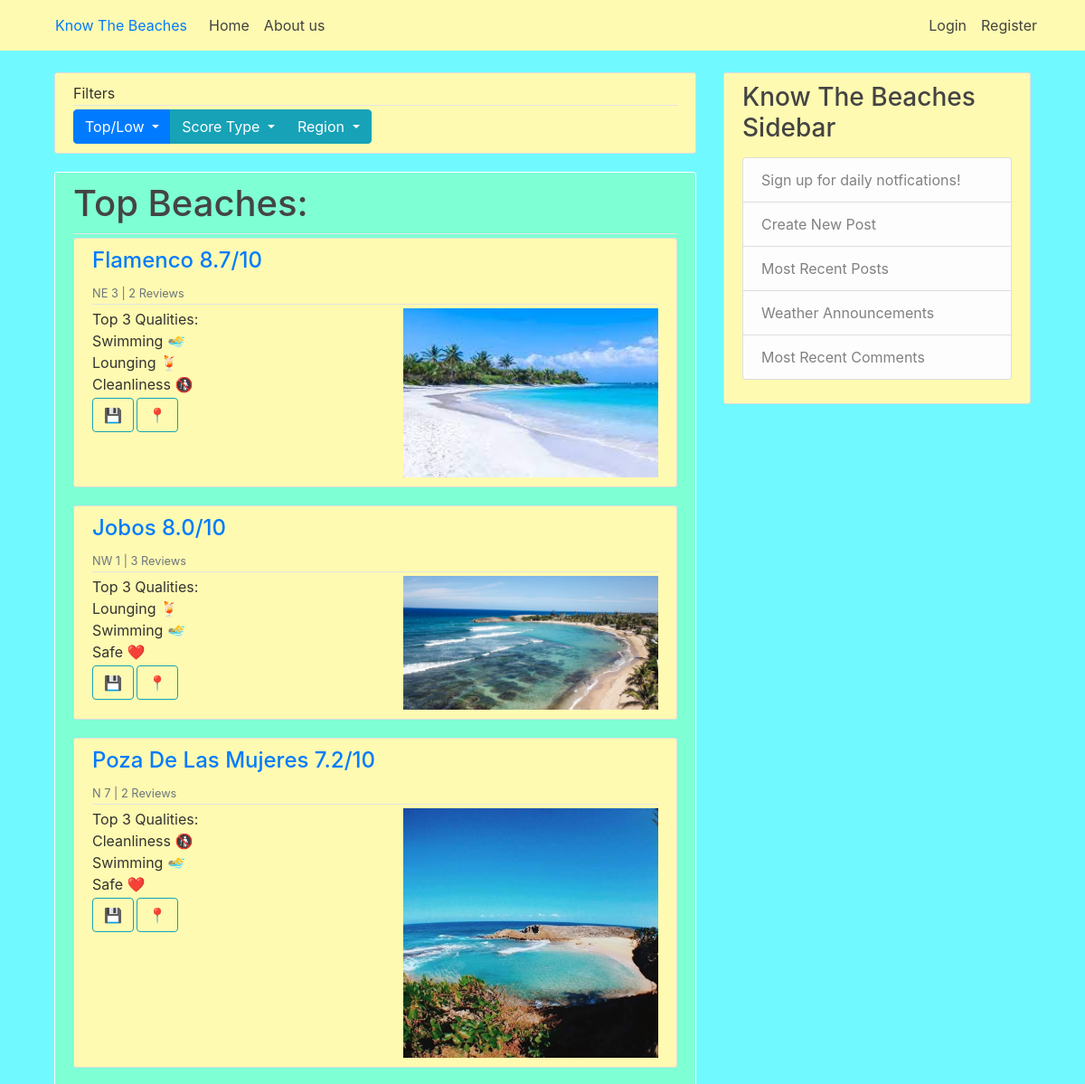
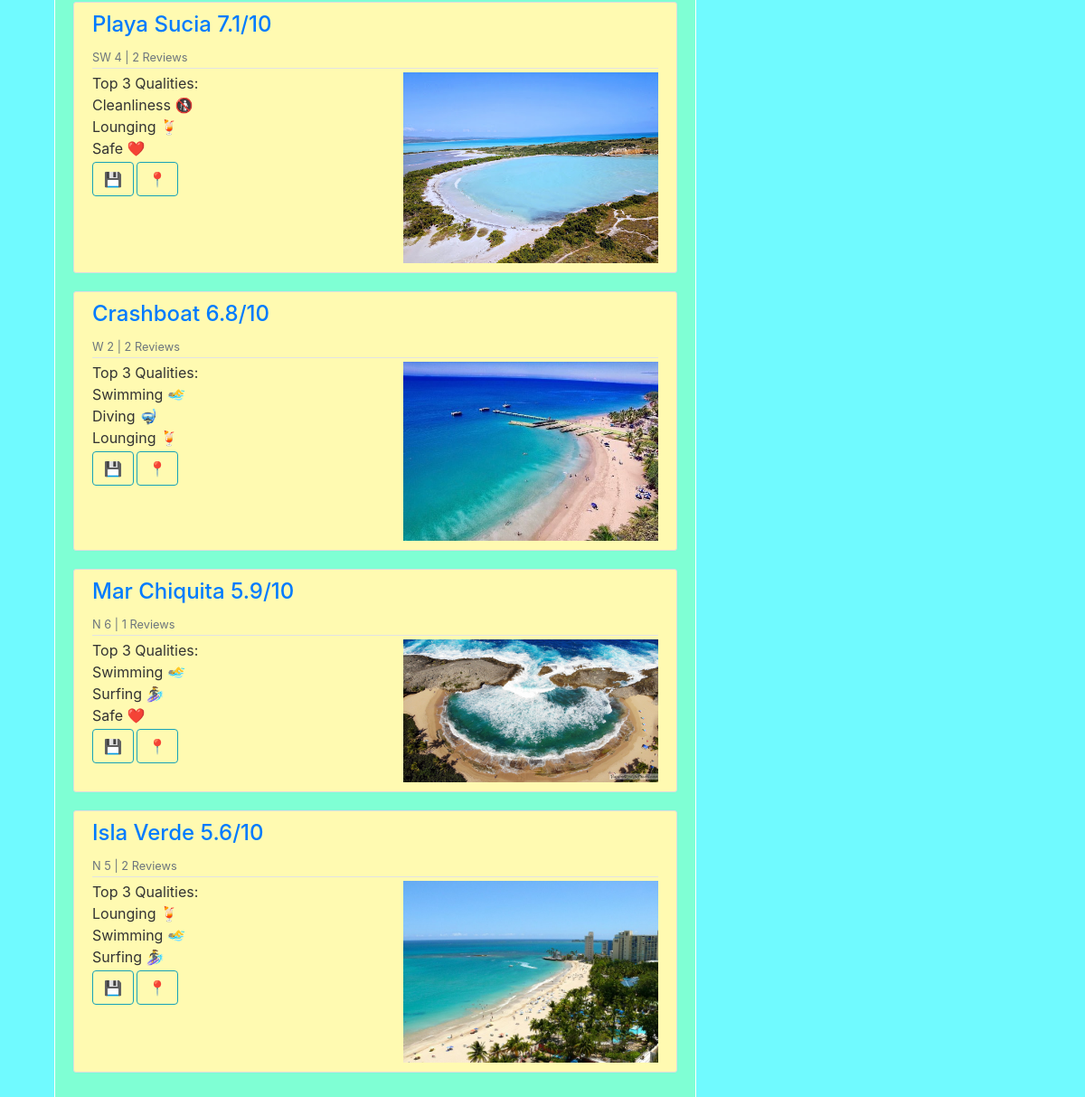
The page / on the database its author committed (2 pictures, top to bottom).
### beach/models.py (models this page shows, shortened)
class Beach(models.Model):
    name = models.CharField(max_length = 60)
    img = models.ImageField(upload_to='beach_pic', null = True)
    region = models.CharField(max_length = 2, choices=CHOICE_REGIONS) # N, NE, E, SE, S, SW, W, NW
    overallRating = models.DecimalField(max_digits=3, decimal_places=1, null = True, default=0)
    swimRating = models.DecimalField(max_digits=3, decimal_places=1, null = True, default=0)
    diveRating = models.DecimalField(max_digits=3, decimal_places=1, null = True, default=0)
    surfRating = models.DecimalField(max_digits=3, decimal_places=1, null = True, default=0)
    loungeRating = models.DecimalField(max_digits=3, decimal_places=1, null = True, default=0)
    boatRating = models.DecimalField(max_digits=3, decimal_places=1, null = True, default=0)
    isCleanRating = models.DecimalField(max_digits=3, decimal_places=1, null = True, default=0)
    safetyRating = models.DecimalField(max_digits=3, decimal_places=1, null = True, default=0)
    lifeguardRating = models.CharField(max_length = 3, choices=CHOICE_AVAILABLE, default= 'No')

### home/views.py (the view)
# urls.py: path('', views.home, name = 'home'),
def home(request):
    beachesCommentAmount = {}
    beachesTopActivities = {}
    for beach in topOverallBeaches:
        beachesCommentAmount[str(beach.name)] = Comment.objects.filter(beach__name=beach.name).count()
        ratings = [beach.swimRating, beach.diveRating, beach.surfRating, beach.loungeRating, beach.boatRating, beach.isCleanRating, beach.safetyRating]
        names = ["Swimming 🏊‍♂️", "Diving 🤿", "Surfing 🏄‍♀️", "Lounging 🍹", "Boating 🛥️", "Cleanliness 🚯", "Safe ❤️"]
        topActivitiesTuple = sorted(zip(ratings, names), reverse=True)[:3] #Retrieve the names of the top rated beaches
        topActivities = [topActivitiesTuple[0][1], topActivitiesTuple[1][1], topActivitiesTuple[2][1]]
        beachesTopActivities[str(beach.name)] = topActivities
    context = {
        'topOverallBeaches' : topOverallBeaches,
        'beachesCommentAmount' : beachesCommentAmount,
        'beachesTopActivities' : beachesTopActivities
    }
    return render(request, 'home/home.html', context)

### templates/home/home.html (shortened to what this page needs)
{% extends "base.html" %}
{% block content %}
<article class="media content-section">
  <div class="media-body">
    <div class="article-metadata">
      Filters
    </div>
    <div>
      <div class="btn-group" role="group" aria-label="Button Group with Dropdown">
        <div class="btn-group">
          <button class="btn btn-primary dropdown-toggle" type="button" id="dropdownMenuButton1" data-toggle="dropdown" aria-haspopup="true" aria-expanded="false">
            Top/Low
          </button>
        </div>
        <div class="btn-group">
          <button class="btn btn-info dropdown-toggle" type="button" id="dropdownMenuButton2" data-toggle="dropdown" aria-haspopup="true" aria-expanded="false">
            Score Type
          </button>
        </div>
        <div class="btn-group">
          <button class="btn btn-info dropdown-toggle" type="button" id="dropdownMenuButton3" data-toggle="dropdown" aria-haspopup="true" aria-expanded="false">
            Region
          </button>
      </div>
    </div>
  </div>
</article>
<article class="media content-section" style="background-color: aquamarine; border-color: white;">
  <div class="media-body">
    <div class="article-metadata">
      <h1>Top Beaches: </h1>
    </div>
    {% for beach in topOverallBeaches %}
    <article class="media content-section">
        <div class="media-body">
          <div class="article-metadata">
            <h4><a class="mr-2" href="{% url 'beach' beach.name %}">{{ beach.name | title}} {{ beach.overallRating }}/10 </a> </h4>
            <div><small class="text-muted">{{ beach.region }} {{beach.id}} | {{ beachesCommentAmount|get:beach.name}} Reviews</small></div>
          </div>
          <div>
            <img src="{{beach.img.url}}" alt="image not found" width="45%" align="right"> Top 3 Qualities:
            {% for activity in beachesTopActivities|get:beach.name%}
              <br> {{activity}}
            {% endfor %}
          </div>
          <div>
            <div class="form-inline">
              <form class="form-inline" role="form" action="add/{{beach.name}}">
                <div class="form-group">
                  <button class="btn btn-outline-info" type="btn">💾</button>
                </div>
              </form>
              <a class="article-content"><a href="/#">
                  <button style="margin: 3px" class="btn btn-outline-info" type="btn"> 📍 </button> </a> </a>
            </div>
          </div>
        </div>
      </article>
      {% endfor %}
    </div>
  </article>
{% endblock content %}

### beach/static/beach/main.css (style rules this page uses)
body { background: #70faff; color: #333333; margin-top: 5rem; }
h1, h2, h3, h4, h5, h6 { color: #444444; }
.content-section { background: #fffab1; padding: 10px 20px; border: 1px solid #dddddd; border-radius: 3px; margin-bottom: 20px; }
.article-content { white-space: pre-line; }
.article-metadata { padding-bottom: 1px; margin-bottom: 4px; border-bottom: 1px solid #e3e3e3 }

### rows shown on the page
Beach: name "Flamenco", overallRating "8.7", region "NE", id "3", name "2", img (picture), beachesTopActivities "Swimming 🏊‍♂️" "Lounging 🍹" "Cleanliness 🚯"
Beach: name "Jobos", overallRating "8.0", region "NW", id "1", name "3", img (picture), beachesTopActivities "Lounging 🍹" "Swimming 🏊‍♂️" "Safe ❤️"
Beach: name "Poza De Las Mujeres", overallRating "7.2", region "N", id "7", name "2", img (picture), beachesTopActivities "Cleanliness 🚯" "Swimming 🏊‍♂️" "Safe ❤️"
Beach: name "Playa Sucia", overallRating "7.1", region "SW", id "4", name "2", img (picture), beachesTopActivities "Cleanliness 🚯" "Lounging 🍹" "Safe ❤️"
Beach: name "Crashboat", overallRating "6.8", region "W", id "2", name "2", img (picture), beachesTopActivities "Swimming 🏊‍♂️" "Diving 🤿" "Lounging 🍹"
Beach: name "Mar Chiquita", overallRating "5.9", region "N", id "6", name "1", img (picture), beachesTopActivities "Swimming 🏊‍♂️" "Surfing 🏄‍♀️" "Safe ❤️"
Beach: name "Isla Verde", overallRating "5.6", region "N", id "5", name "2", img (picture), beachesTopActivities "Lounging 🍹" "Swimming 🏊‍♂️" "Surfing 🏄‍♀️"
